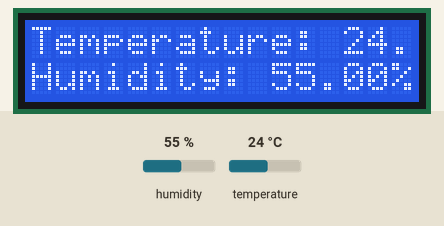
Recording of a sketch running on a simulated Arduino Nano, built with avr-gcc and run on an emulated ATmega328P. Shown: 16×2 character LCD. Inputs (shaded band) come from the test bench; at power-on: humidity 55 %, temperature 24 °C.

Above: at 2.7 s.
2.8 s: humidity set to 22 %
At 4.5 s:
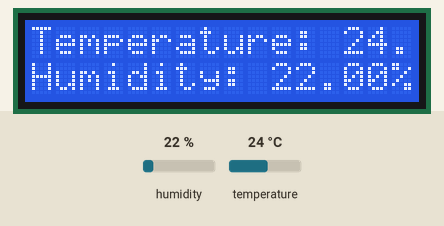
5.8 s: temperature set to 12 °C
At 7.1 s:
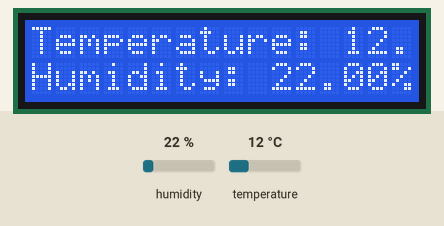
8.8 s: humidity set to 40 %
At 11.1 s:
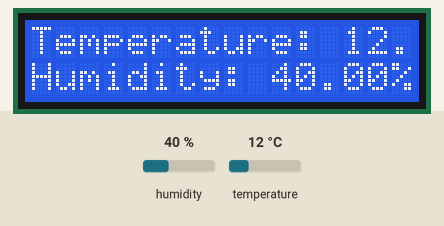
11.8 s: temperature set to 19 °C
At 13.7 s:
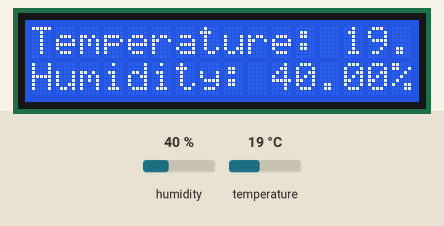
Timing chart, 0 to 15.2 s (numbered marks = the images above; inputs shaded):
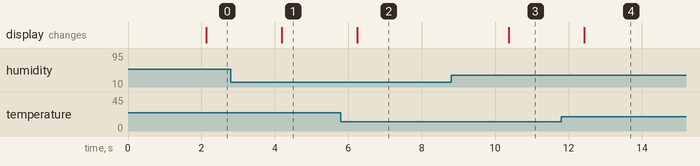

Measured:
- after the input at 2.8 s, the display: changes after 1.4 s (image 1)
- after the input at 5.8 s, the display: changes after 0.45 s (image 2)
- after the input at 8.8 s, the display: changes after 1.6 s (image 3)
- after the input at 11.8 s, the display: changes after 0.63 s (image 4)

The sketch:

temperature_and_humidity_sensor.ino
```cpp
// Board needed: Atmel atmega328pb Xplained mini

#include <LiquidCrystal_I2C.h>
#include "DHT.h"

// Pin configuration for DHT11 sensor
#define DHT_PIN 2  // DHT11 connected to D2 (Arduino Nano pin)
#define DHT_TYPE DHT11  // Define sensor type (DHT11)

LiquidCrystal_I2C lcd(0x27, 16, 2);  // LCD with I2C address 0x27, 16 columns, and 2 rows
DHT dht11(DHT_PIN, DHT_TYPE);  // Declare DHT11 sensor object with specified pin and type

void setup() {
  dht11.begin();    // Initialise the DHT11 sensor
  lcd.init();       // Initialise LCD display
  lcd.backlight();  // Turn on the LCD backlight
}

void loop() {
  delay(2000);  // Wait for 2 seconds between readings

  // Read humidity and temperature values from DHT11 sensor
  float humidity = dht11.readHumidity();
  float temperature_C = dht11.readTemperature();

  // Clear LCD to display new data
  lcd.clear();

  // Check if the readings are valid
  if (isnan(humidity) || isnan(temperature_C)) {

    lcd.setCursor(0, 0);  // First row
    lcd.print("Failed");  // Display error if readings fail

  } else {
    // Display temperature
    lcd.setCursor(0, 0);  // First row
    lcd.print("Temperature: ");
    lcd.print(temperature_C);
    lcd.print((char)223);      // Display degree symbol (°)
    lcd.print("C");

    // Display humidity
    lcd.setCursor(0, 1); // Second row
    lcd.print("Humidity: ");
    lcd.print(humidity);
    lcd.print("%");
  }
}
```
